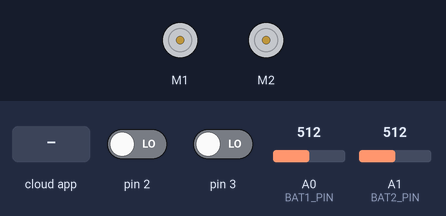
Bench run of a sketch on a simulated Arduino Uno, built with avr-gcc and run on an emulated ATmega328P. Shown: 2 × DC motor (green arrow = forward, orange = backward, longer = faster). Inputs (shaded band) come from the test bench; at power-on: pin 2 LOW, pin 3 LOW, A0 (BAT1_PIN) = 512, A1 (BAT2_PIN) = 512. The ROS host is connected and sends only what is stated.

Above: at 1.2 s.
1.3 s: the phone or cloud app sets linear.x to -100
At 2.4 s:
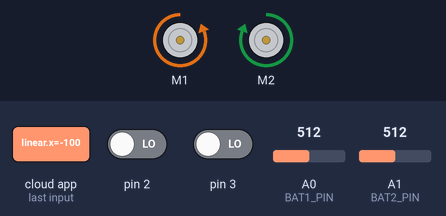
2.8 s: the phone or cloud app sets angular.z to -100
At 3.5 s:
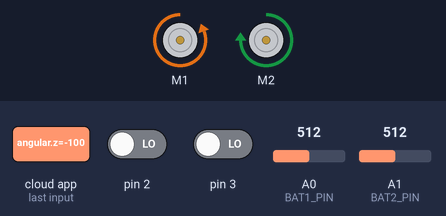
4.3 s: the phone or cloud app sets linear.x to 0
At 4.7 s:
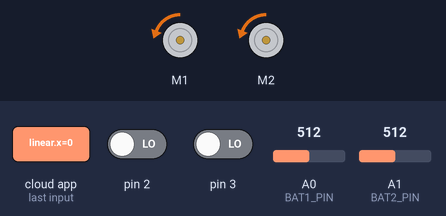
5.8 s: the phone or cloud app sets angular.z to 0
At 7.0 s:
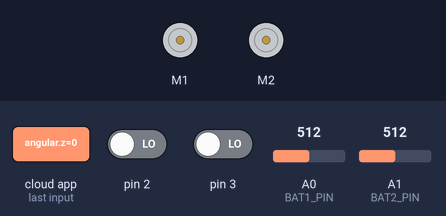
7.3 s: the phone or cloud app sets linear.x to 100
At 8.2 s:
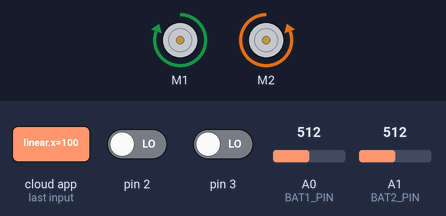
8.8 s: the phone or cloud app sets angular.z to 100
At 9.3 s:
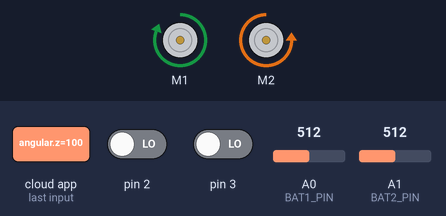
Timing chart, 0 to 11.3 s (numbered marks = the images above; inputs shaded):
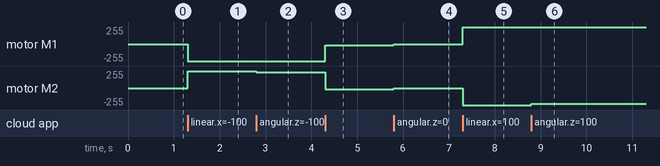

The sketch:

nucobot_arduino_VNH5019.ino
```cpp
#if (ARDUINO >= 100)
 #include <Arduino.h>
#else
 #include <WProgram.h>
#endif

#include <math.h>

#include <ros.h>
#include <geometry_msgs/Twist.h>
#include <geometry_msgs/Point.h>
#include <std_msgs/Float32.h>
#include "DualVNH5019MotorShield.h"
/*
* 1ina 8
* 1inb 11
* 2ina 12
* 2inb 13
*/
ros::NodeHandle nh;
DualVNH5019MotorShield md;
geometry_msgs::Point wheel_odom_msg;
long int md_publish_timer, bat_publish_timer, motor_1_timer, motor_2_timer;
std_msgs::Float32 bat1_msg, bat2_msg;

#define WHEEL_SEPARATION 0.17 // Wheel separation in meters
#define TRANSLATION_FACTOR 400 // The speed in m/s is multiplied by this factor to get the PWM

#define MOTOR1_INT 1
#define MOTOR1_REV_PIN 4
#define MOTOR2_INT 0
#define MOTOR2_REV_PIN 5

#define BAT1_PIN 0
#define BAT2_PIN 1

void motor_1_cb(){
  if (digitalRead(MOTOR1_REV_PIN) == HIGH) {
    motor_1_timer --;
  }
  else {
    motor_1_timer ++;
  }
}

void motor_2_cb(){
  if (digitalRead(MOTOR2_REV_PIN) == HIGH) {
    motor_2_timer --;
  }
  else {
    motor_2_timer ++;
  }
}

void motor_cb(const geometry_msgs::Twist& cmd_msg){
  double right = 0;
  double left  = 0;

  // linear is in meters per second
  right += cmd_msg.linear.x;
  left  += cmd_msg.linear.x;

  // angular is in radians per second
  right -= cmd_msg.angular.z * WHEEL_SEPARATION / 2.0;
  left  += cmd_msg.angular.z * WHEEL_SEPARATION / 2.0;

  md.setSpeeds(int(left*TRANSLATION_FACTOR), -int(right*TRANSLATION_FACTOR));
}

ros::Subscriber<geometry_msgs::Twist> sub("cmd_vel", motor_cb);
ros::Publisher pub_wheel_odom("raw_wheel_odometry", &wheel_odom_msg);
ros::Publisher pub_bat1("battery_voltage/1", &bat1_msg);
ros::Publisher pub_bat2("battery_voltage/2", &bat2_msg);

void setup()
{
  pinMode(MOTOR1_REV_PIN, INPUT);
  pinMode(MOTOR2_REV_PIN, INPUT);
  md.init();
  nh.initNode();
  nh.advertise(pub_wheel_odom);
  nh.advertise(pub_bat1);
  nh.advertise(pub_bat2);
  nh.subscribe(sub);
  attachInterrupt(MOTOR1_INT, motor_1_cb, RISING);
  attachInterrupt(MOTOR2_INT, motor_2_cb, RISING);
}

void loop()
{
  if ( (millis()-md_publish_timer) > 50){
    wheel_odom_msg.x = motor_2_timer;
    wheel_odom_msg.y = -motor_1_timer;
    motor_1_timer = 0;
    motor_2_timer = 0;
    pub_wheel_odom.publish(&wheel_odom_msg);
    md_publish_timer = millis();
  }
  if ( (millis()-bat_publish_timer) > 1000){
    bat1_msg.data = round(((analogRead(BAT1_PIN))*15000.0/1024.0));
    bat2_msg.data = round(((analogRead(BAT2_PIN))*15000.0/1024.0));
    pub_bat1.publish(&bat1_msg);
    pub_bat2.publish(&bat2_msg);
    bat_publish_timer = millis();
  }
  nh.spinOnce();
}
```

Measured:
- after the input at 1.3 s, motor M1: stopped → backward 255/255 at once; motor M2: stopped → forward 255/255 at once
- after the input at 2.8 s, motor M2: forward 255/255 → forward 233/255 at once
- after the input at 4.3 s, motor M1: backward 255/255 → backward 21/255 at once; motor M2: forward 233/255 → backward 21/255 at once
- after the input at 5.8 s, motor M1, motor M2: backward 21/255 → stopped at once
- after the input at 7.3 s, motor M1: stopped → forward 255/255 at once; motor M2: stopped → backward 255/255 at once
- after the input at 8.8 s, motor M2: backward 255/255 → backward 233/255 at once
